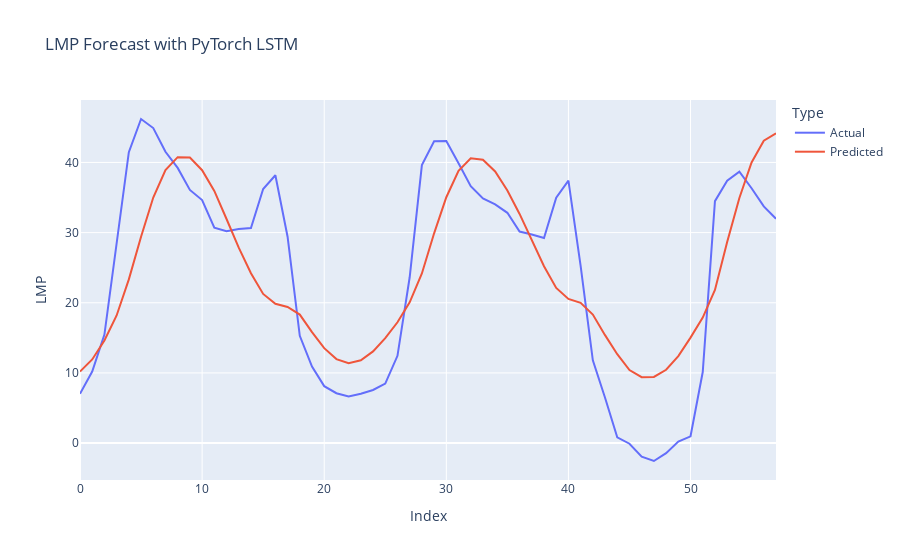

The notebook cell saved with this chart:
### Code cell
model.eval()
with torch.no_grad():
    pred = model(X_test).numpy()
    actual = y_test.numpy()

    pred_inv = scaler.inverse_transform(pred)
    actual_inv = scaler.inverse_transform(actual.reshape(-1, 1))


# Build DataFrame
df_plot = pd.DataFrame({
    'Actual': actual_inv.flatten(),
    'Predicted': pred_inv.flatten(),
    'Index': range(len(actual_inv))
})

# Melt for plotting multiple lines
df_melt = df_plot.melt(id_vars='Index', value_vars=['Actual', 'Predicted'], 
                       var_name='Type', value_name='LMP')

# Plot
fig = px.line(df_melt, x='Index', y='LMP', color='Type', 
              title="LMP Forecast with PyTorch LSTM")

fig.show()

### Figure 1 — Plotly figure (JSON) as saved in the notebook; plotly's stock layout.template omitted (floating-point values rounded to 4 significant figures)
{"data": [{"hovertemplate": "Type=Actual<br>Index=%{x}<br>LMP=%{y}<extra></extra>", "legendgroup": "Actual", "line": {"color": "#636efa", "dash": "solid"}, "marker": {"symbol": "circle"}, "mode": "lines", "name": "Actual", "orientation": "v", "showlegend": true, "type": "scatter", "x": [0, 1, 2, 3, 4, 5, 6, 7, 8, 9, 10, 11, 12, 13, 14, 15, 16, 17, 18, 19, 20, 21, 22, 23, 24, 25, 26, 27, 28, 29, 30, 31, 32, 33, 34, 35, 36, 37, 38, 39, 40, 41, 42, 43, 44, 45, 46, 47, 48, 49, 50, 51, 52, 53, 54, 55, 56, 57], "xaxis": "x", "y": [7.016, 10.2, 15.47, 28.85, 41.46, 46.19, 44.9, 41.53, 39.22, 36.08, 34.63, 30.69, 30.19, 30.5, 30.64, 36.21, 38.17, 29.42, 15.29, 10.9, 8.114, 7.104, 6.654, 7.044, 7.572, 8.481, 12.44, 23.64, 39.63, 43.01, 43.07, 39.89, 36.63, 34.87, 34.03, 32.82, 30.15, 29.73, 29.23, 34.99, 37.42, 25.25, 11.79, 6.457, 0.8067, -0.09292, -1.939, -2.556, -1.432, 0.2157, 0.9634, 10.13, 34.48, 37.38, 38.68, 36.33, 33.74, 31.98], "yaxis": "y"}, {"hovertemplate": "Type=Predicted<br>Index=%{x}<br>LMP=%{y}<extra></extra>", "legendgroup": "Predicted", "line": {"color": "#EF553B", "dash": "solid"}, "marker": {"symbol": "circle"}, "mode": "lines", "name": "Predicted", "orientation": "v", "showlegend": true, "type": "scatter", "x": [0, 1, 2, 3, 4, 5, 6, 7, 8, 9, 10, 11, 12, 13, 14, 15, 16, 17, 18, 19, 20, 21, 22, 23, 24, 25, 26, 27, 28, 29, 30, 31, 32, 33, 34, 35, 36, 37, 38, 39, 40, 41, 42, 43, 44, 45, 46, 47, 48, 49, 50, 51, 52, 53, 54, 55, 56, 57], "xaxis": "x", "y": [10.19, 11.91, 14.62, 18.19, 23.33, 29.42, 35.0, 38.91, 40.75, 40.71, 38.89, 35.94, 31.94, 27.85, 24.22, 21.26, 19.85, 19.41, 18.32, 15.81, 13.53, 11.97, 11.39, 11.79, 13.07, 14.95, 17.22, 20.06, 24.17, 29.9, 35.04, 38.81, 40.59, 40.4, 38.72, 36.01, 32.66, 28.82, 25.2, 22.12, 20.54, 20.0, 18.31, 15.38, 12.66, 10.4, 9.396, 9.428, 10.45, 12.4, 15.03, 17.88, 21.82, 28.66, 34.94, 39.99, 43.1, 44.16], "yaxis": "y"}], "layout": {"legend": {"title": {"text": "Type"}, "tracegroupgap": 0}, "title": {"text": "LMP Forecast with PyTorch LSTM"}, "xaxis": {"anchor": "y", "domain": [0, 1], "title": {"text": "Index"}}, "yaxis": {"anchor": "x", "domain": [0, 1], "title": {"text": "LMP"}}}}
